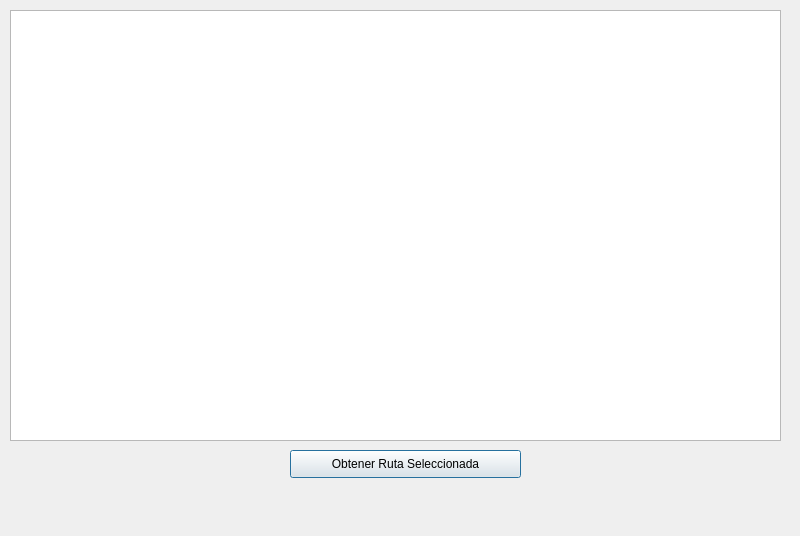
<?xml version="1.0" encoding="UTF-8"?>
<ui version="4.0">
 <class>dlgDemo34</class>
 <widget class="QDialog" name="dlgDemo34">
  <property name="geometry">
   <rect>
    <x>0</x>
    <y>0</y>
    <width>800</width>
    <height>536</height>
   </rect>
  </property>
  <property name="windowTitle">
   <string>Lista de Directorios y Archivos con QFileMOdel y QColumnView</string>
  </property>
  <widget class="QColumnView" name="cvwExplorador">
   <property name="geometry">
    <rect>
     <x>10</x>
     <y>10</y>
     <width>771</width>
     <height>431</height>
    </rect>
   </property>
  </widget>
  <widget class="QPushButton" name="btnObtenerRutaSeleccionada">
   <property name="geometry">
    <rect>
     <x>290</x>
     <y>450</y>
     <width>231</width>
     <height>28</height>
    </rect>
   </property>
   <property name="text">
    <string>Obtener Ruta Seleccionada</string>
   </property>
  </widget>
  <widget class="QLabel" name="lblRutaSeleccionada">
   <property name="geometry">
    <rect>
     <x>20</x>
     <y>490</y>
     <width>751</width>
     <height>16</height>
    </rect>
   </property>
   <property name="text">
    <string/>
   </property>
  </widget>
 </widget>
 <resources/>
 <connections/>
</ui>
